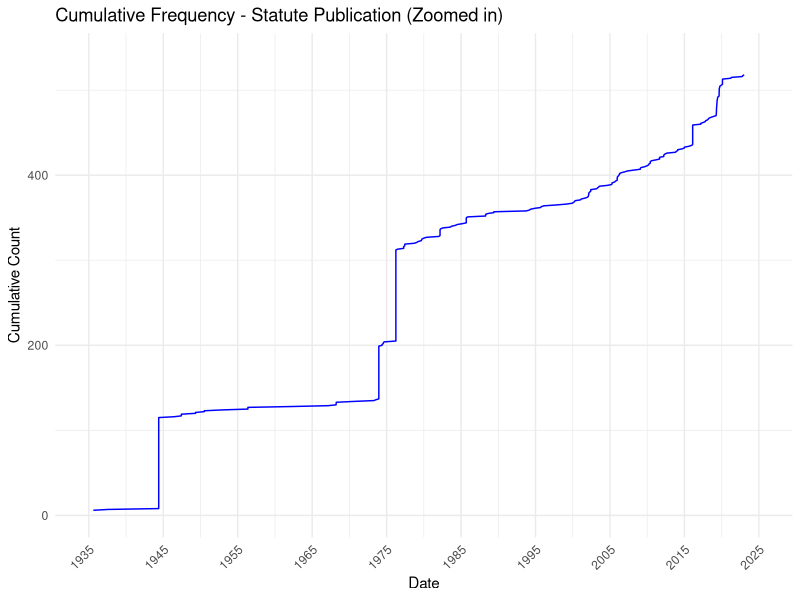

Write R code to recreate this figure.
#' This Script creates a zoomed in cumulative frequency timeline
#' Author: Yu Fan Mei 
#' Date created: September 3, 2024
#' FOR DEALLOCATING MEMORY: rm(list = ls()) (VERY DANGEROUS)
library(dplyr)
library(ggplot2)

data <- read.csv("Dates.csv") # opens the csv file
column_data <- data[, 5] # processes column 5 (the one w/ the dates)

# Store dates in column_data
column_data <- as.Date(column_data, format = "%m/%d/%Y")  # Adjust format as needed

# Create a data frame with the dates
date_data <- data.frame(Date = column_data)

# Sort the dates
date_data <- date_data %>% arrange(Date)

# Add a cumulative count column
date_data <- date_data %>%
  mutate(Cumulative_Count = row_number())

# Define the range and create a sequence of dates for breaks
start_date <- as.Date("1935-01-01")
end_date <- as.Date("2025-12-31")

# Calculate major gridlines
breaks_dates <- seq(from = start_date, to = end_date, length.out = 10)

# Create the cumulative chart with only the cumulative line
ggplot(date_data, aes(x = Date, y = Cumulative_Count)) +
  geom_line(color = "blue") +  # Line only, no points
  labs(title = "Cumulative Frequency - Statute Publication (Zoomed in)",
       x = "Date",
       y = "Cumulative Count") +
  scale_x_date(
    breaks = breaks_dates,
    date_labels = "%Y",  # Show only the year
    limits = c(start_date, end_date)
  ) +
  theme_minimal() +
  theme(
    axis.text.x = element_text(angle = 45, hjust = 1)  # Rotate x-axis labels for better readability
  )

rm(list = ls()) # deallocates all variables (being done so all scripts can be standalone
